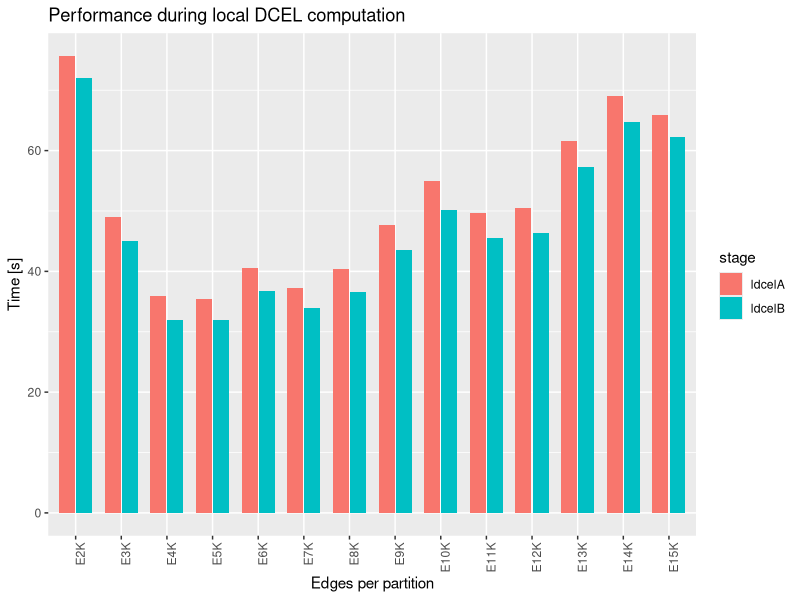
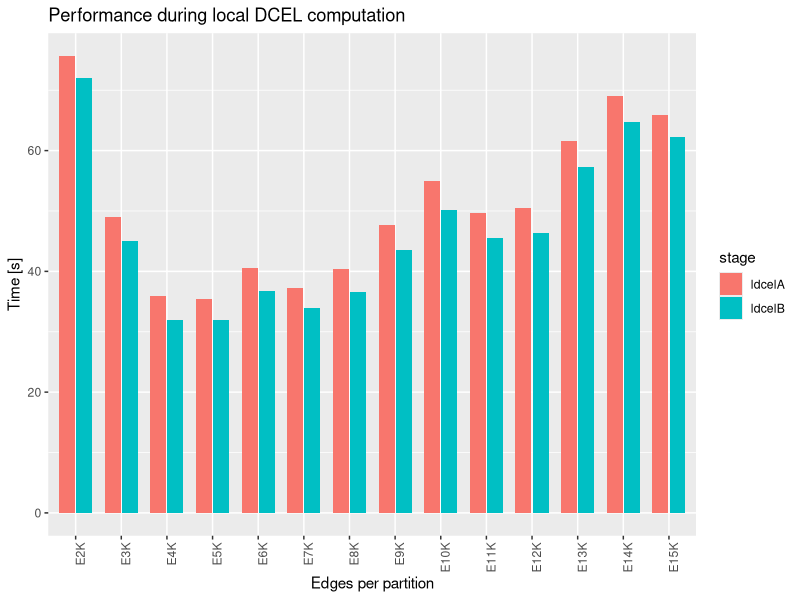

Generate these figures, in order, with R:
library(tidyverse)
library(ggplot2)

paramsPattern = "qtag"
getParams <- function(command){
  params = str_squish(str_split(command, "--")[[1]])
  params = params[grepl(paramsPattern, params)]
  return(paste(params, collapse = " "))
}

fieldsCommand = c("stamp", "duration", "appId", "time", "tag", "command")
params = enframe(readLines("ldcels.txt")) %>%
  filter(grepl("COMMAND", value)) %>%
  separate(value, into = fieldsCommand, sep = "\\|") %>%
  mutate(params = map(command, getParams)) %>%
  separate(params, into = c(NA, "tag"), sep = " ") %>%
  unnest(tag) %>%
  select(appId, tag)

fieldsTime = c("stamp", "duration", "appId", "time", "tag", "stage")
stages = enframe(readLines("ldcels.txt")) %>%
  filter(grepl("TIME", value)) %>%
  separate(value, into = fieldsTime, sep = "\\|") %>%
  select(appId, stage, time) %>%
  mutate(time = as.numeric(time) / 1000.0)

data = stages %>% inner_join(params) %>%
  select(tag, stage, time) %>%
  group_by(tag, stage) %>%  summarise(time = mean(time)) %>% ungroup() %>%
  mutate(
    tag = fct_relevel(tag, paste0("E", 2:15, "K"))
  ) %>% filter(grepl("ldcel", stage))

p = ggplot(data = data, aes(x = tag, y = time, fill = stage)) +
  geom_bar(stat="identity", position=position_dodge(width = 0.75), width = 0.7) + 
  theme(axis.text.x = element_text(angle = 90, hjust = 1)) +
  labs(x="Edges per partition", y="Time [s]", title=paste0("Performance during local DCEL computation"))
plot(p)

ggsave(paste0("ldcels.pdf"), width = 8, height = 5)
data %>% write_tsv("ldcels.tsv")

